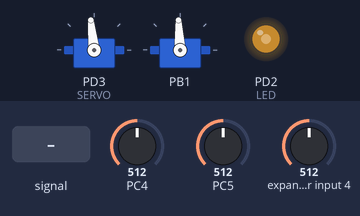
Simulated run of this program. Board: ATmega328P, built with avr-gcc and emulated at 16 MHz. Shown: 2 × servo, output pins drawn as LEDs (lit = HIGH). Inputs (shaded band) come from the test bench; at power-on: PC5 = 512, PC4 = 512, expander input 4 = 512. Servo pulses on a pin are drawn as a servo (544–2400 µs = 0–180°).

Above: at 1.2 s.
1.3 s: PC5 fed a 200 Hz sine of ±255 counts around its level
4.3 s: PC5 set to 900
5.8 s: PC4 set to 716
At 6.4 s:
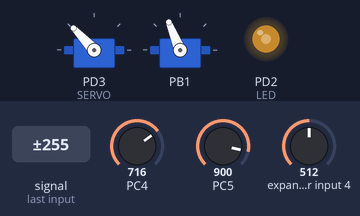
7.3 s: expander input 4 set to 716
At 8.3 s:
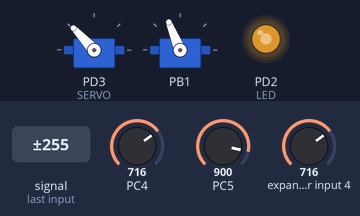
8.8 s: PC5 set to 1023
At 9.7 s:
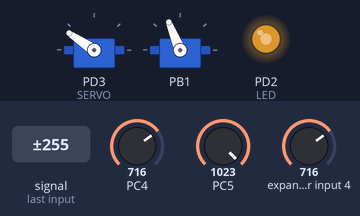
10.3 s: PC4 set to 900
At 11.0 s:
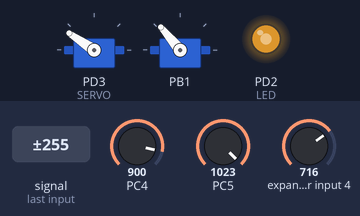
Timing chart, 0 to 12.8 s (numbered marks = the images above; inputs shaded):
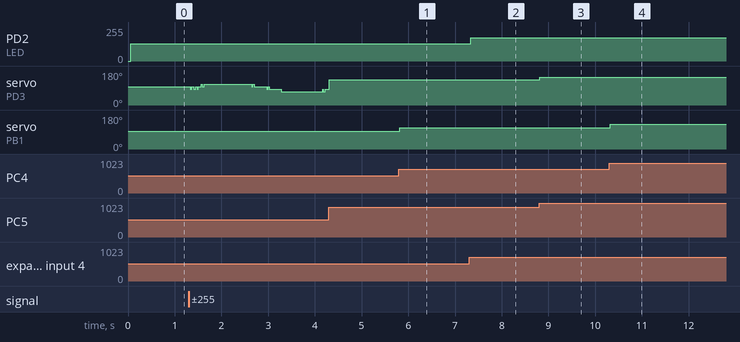

The program:

main.c
```c
/*
 * NombreProgra.c
 *
 * Created:
 * Author: Omar Cabrera
 * Description: Laboratorio 5, control de un servo motor utilizando PWM del timer 2
 */
/****************************************/
// Encabezado (Libraries)

#define F_CPU 16000000UL
#include <avr/io.h>
#include <avr/interrupt.h>
#include <util/delay.h>
#include "PWM1/PWM1.h"
#include "PWM2/PWM2.h"
#include "TIMER0_INTERRUPCION/TIMER0_INTERRUPCION.h"

// PROTOTIPOS
void setup(void);
void initADC(void);

// VARIABLES GLOBALES
volatile uint8_t  canal_actual = 0;      // VARIABLE PARA EMPEZAR A HACER LECTURA EN EL CANAL ADC4
volatile uint8_t copia_adc4_ADCH = 0;	 // ALMACENA BYTE ALTO DEL ADC PARA EL POT4
volatile uint8_t copia_adc4_ADCL = 0;	// ALMACENA BYTE BAJO DEL ADC PARA EL POT4
volatile uint8_t copia_adc5_ADCH = 0;	 // ALMACENA BYTE ALTO DEL ADC PARA EL POT5
volatile uint8_t copia_adc5_ADCL = 0;	// ALMACENA BYTE BAJO DEL ADC PARA EL POT5
volatile uint8_t copia_adc6_ADCH = 0;	 // ALMACENA BYTE ALTO DEL ADC PARA EL POT6
volatile uint8_t copia_adc6_ADCL = 0;	// ALMACENA BYTE BAJO DEL ADC PARA EL POT6
volatile uint16_t valor_ADC4 = 0;		// ALMACENA LOS 10 BITS DEL ADC4
volatile uint16_t valor_ADC5 = 0;		// ALMACENA LOS 10 BITS DEL ADC5
volatile uint16_t pulso_servo4 = 3000;	// VARIABLE QUE CONTROLA EL CICLO DE TRABAJO PARA EL POT4, EMPIEZA CENTRADO
volatile uint16_t pulso_servo5 = 12; // VARIABLE QUE CONTROLA EL CICLO DE TRABAJO PARA EL POT5, EMPIEZA CENTRADO

// VARIABLES PARA CONTROLAR EL PWM DE FORMA MANUAL, LED EN PD2
volatile uint8_t contador_pwm = 0;
volatile uint8_t umbral_led = 0; // RANGO ESCOGIDO [0-100]
volatile uint16_t valor_ADC6 = 0;

int main(void)
{
	cli();
	setup();
	initADC();
	DDRD |= (1 << DDD2);

	// INICIALIZACIÓN DEL TIMER0 EN MODO CTC, PRESCALER DE 8, OCR0A = 200, INTERRUPCIÓN CADA 100 MICRO SEGUNDOS
	timer0_init(TIMER0_MODO_CTC, 8, 200);

	// HABILITAR INTERRUPCIÓN POR COMPARACIÓN A DEL TIMER0
	timer0_habilitar_interrupcion_compA();

	// TIMER 1, PARA SERVO EN PB1 (OC1A), NO INVERTIDO, MODO FAST PWM CON ICR, PRESCALER DE 8, ICR1 = 39,999
	initPWM1A(NO_INVERTIDO, MODO_FAST_PWM_ICR, 8, 39999);

	// TIMER 2, PARA SERVO EN PD3 (OC2B), NO INVERTIDO, MODO FAST PWM CON TOP EN OCRA, NO INVERTIDO, PRESCALER DE 1024, OCRA = 156
	initPWM2_Servo(1024, 156);

	// HABILITAR INTERRUPCIONES PARA EL ADC
	ADCSRA |= (1 << ADIE) | (1 << ADSC);

	sei();

	while (1) { }
}

void setup(void)
{
	// SIN PRESCALER DEL RELOJ PRINCIPAL, SE QUEDA EN 16 MHZ
	CLKPR = (1 << CLKPCE);
	CLKPR = 0;
}

void initADC(void)
{
	// INICIALIZACIÓN DE ADMUX
	ADMUX = 0;

	// VOLTAJE DE REFERENCIA, JUSTIFICACIÓN A LA DERECHA, ADC4 ACTIVADO
	ADMUX |= (1 << REFS0)|(1 << MUX2);

	// INICIALIZACIÓN DE ADCSRA
	ADCSRA = 0;

	// CONFIGRUACIÓN DEL REGISTRO ADCSRA: ADEN PARA ACTIVAR EL ADC, ADPS2,1,0 PARA TENER 125 KHZ
	 ADCSRA = (1 << ADEN) | (1 << ADPS2) | (1 << ADPS1) | (1 << ADPS0);
}

// ISR DEL ADC
ISR(ADC_vect)
{
	switch(canal_actual) {

		case 0:
		// LECTURA DEL ADCL Y ADCH PARA EL POT4
		copia_adc4_ADCL = ADCL;
		copia_adc4_ADCH = ADCH;

		// COMBINACIÓN PARA OBTENER LOS 10 BITS
		valor_ADC4 = (copia_adc4_ADCH << 8)|copia_adc4_ADCL;

		// SE MAPEA EL VALOR DEL ADC AL RANGO DEL SERVO CONTROLADO POR EL TIMER 1
		pulso_servo4 = 2000 + ((uint32_t)valor_ADC4*2000)/1023;

		// SE LLAMA A LA FUNCIÓN DE LA LIBRERÍA DEL PWM1 PARA ACTUALIZAR EL CICLO DE TRABAJO
		updateDutyCycle1A(pulso_servo4);

		// CAMBIAR A CANAL 5
		ADMUX = (1 << REFS0) | (1 << MUX2)|(1 << MUX0);
		canal_actual = 1;

		// INICIAR NUEVA CONVERSIÓN DEL ADC PARA PRÓXIMA LECTURA
		ADCSRA |= (1 << ADSC);
		break;

		case 1:
		// LECTURA DEL ADCL Y ADCH PARA EL POT5
		copia_adc5_ADCL = ADCL;
		copia_adc5_ADCH = ADCH;

		// COMBINACIÓN PARA OBTENER LOS 10 BITS
		valor_ADC5 = (copia_adc5_ADCH << 8)|copia_adc5_ADCL;

		// SE MAPEA EL VALOR DEL ADC AL RANGO DEL SERVO CONTROLADO POR EL TIMER 2
		pulso_servo5 = 8 + ((uint32_t)valor_ADC5*8)/1023;

		// SE LLAMA A LA FUNCIÓN DE LA LIBRERÍA DEL PWM2 PARA ACTUALIZAR EL CICLO DE TRABAJO
		updateDutyCycle2B(pulso_servo5);

		// CAMBIAR A CANAL 6
		ADMUX = (1 << REFS0) | (1 << MUX2)|(1 << MUX1);
		canal_actual = 2;

		// INICIAR NUEVA CONVERSIÓN DEL ADC PARA PRÓXIMA LECTURA
		ADCSRA |= (1 << ADSC);
		break;

		case 2:
		// LECTURA DEL ADCL Y ADCH PARA EL POT4
		copia_adc6_ADCL = ADCL;
		copia_adc6_ADCH = ADCH;

		// COMBINACIÓN PARA OBTENER LOS 10 BITS
		valor_ADC6 = (copia_adc6_ADCH << 8)|copia_adc6_ADCL;

		// SE MAPEA EL VALOR DEL ADC AL UMBRAL DEL LED
		umbral_led = (uint8_t)(((uint32_t)valor_ADC6*100)/1023);

		// CAMBIAR A CANAL 4
		ADMUX = (1 << REFS0) | (1 << MUX2);
		canal_actual = 0;

		// INICIAR NUEVA CONVERSIÓN DEL ADC PARA PRÓXIMA LECTURA
		ADCSRA |= (1 << ADSC);
	}

}

// ISR DEL TIMER0
ISR(TIMER0_COMPA_vect){
	if (contador_pwm == 0){
		PORTD |= (1 << PORTD2); // EL LED SE ENCIENDE EN ALTO
	}
	if (contador_pwm == umbral_led){
		PORTD &= ~(1 << PORTD2); // APAGAR EL LED EN BAJO
	}
	contador_pwm ++;
	if (contador_pwm >=100){
		contador_pwm = 0;
	}
}
```

PWM1.c
```c
/*
 * PWM1.c
 *
 * Created: 14/04/2026 08:11:58
 *  Author: aleja
 */

#include "PWM1.h"

// FUNCIÓN AUXILIAR PARA ESCRIBIR UN VALOR DE 16 BITS EN UN REGISTRO, PRIMERO EL BYTE ALTO, LUEGO EL BAJO

static void Registro_16bits(volatile uint16_t *reg, uint16_t valor){
	*((volatile uint8_t*) reg + 1) = (valor >> 8);
	*((volatile uint8_t*) reg) = valor & 0xFF;
}

void initPWM1A(uint8_t invertido, uint8_t modo, uint16_t prescaler, uint16_t top){

	// SE CONFIGURA COMO SALIDA EL PB1 (OC1A)
	DDRB |= (1 << DDB1);

	// SE LIMPIAN LOS REGISTROS

	TCCR1A = 0;
	TCCR1B = 0;

	// CONFIGURACIÓN DE MODO INVERTIDO/ NO INVERTIDO EN 0C1A
	if (invertido){

		TCCR1A |= (1 << COM1A1)|(1 << COM1A0); // MODO INVERTIDO PB1
	}else{
		TCCR1A |= (1 << COM1A1); // MODO NO INVERTIDO
	}

	// CONFIGURACIÓN DEL MODO PWM

	switch(modo){

		// MODO 14: FAST PWM CON TOP = ICR1
		case MODO_FAST_PWM_ICR:
			TCCR1A |= (1 << WGM11);
			TCCR1B |= (1 << WGM13)|(1 << WGM12);
			Registro_16bits((volatile uint16_t*)& ICR1, top);
			break;

		// MODO 15: FAST PWM, TOP = OCR1A
		case MODO_FAST_PWM_OCR:
			TCCR1A |= (1 << WGM11)|(1 << WGM10);
			TCCR1B |= (1 << WGM13)|(1 << WGM12);
			Registro_16bits((volatile uint16_t*)& OCR1A, top);
			break;

		// MODO 8: PHASE CORRECT PWM, TOP = ICR1
		case MODO_PHASE_CORRECT:
			TCCR1A |= (1 << WGM11);
			TCCR1B |= (1 << WGM13);
			Registro_16bits((volatile uint16_t*)& ICR1, top);
			break;

		// MODO DEFAULT: 14

		default:
		TCCR1A |= (1 << WGM11);
		TCCR1B |= (1 << WGM13)|(1 << WGM12);
		Registro_16bits((volatile uint16_t*)& ICR1, top);
		break;
	}

	// CONFIGURACIÓN DEL PRESCALER (BITS CS12, CS11, CS10)

	switch (prescaler){

		case 1:
			TCCR1B |= (1 << CS10);
			break;
		case 8:
			TCCR1B |= (1 << CS11);
			break;
		case 64:
			TCCR1B |= (1 << CS11)|(1 << CS10);
			break;
		case 256:
			TCCR1B |= (1 << CS12);
			break;
		case 1024:
			TCCR1B |= (1 << CS12)|(1 << CS10);
			break;
		default:
			// PRESCALER DE 1 POR DEFECTO
			TCCR1B |= (1 << CS10);
			break;
	}
}

void initPWM1B(uint8_t invertido, uint8_t modo, uint16_t prescaler, uint16_t top){

	// SE CONFIGURA COMO SALIDA EL PB2 (OC1B)
	DDRB |= (1 << DDB2);

	// SE LIMPIAN LOS REGISTROS

	TCCR1A = 0;
	TCCR1B = 0;

	// CONFIGURACIÓN DE MODO INVERTIDO/ NO INVERTIDO EN 0C1A
	if (invertido){

		TCCR1A |= (1 << COM1B1)|(1 << COM1B0); // MODO INVERTIDO PB2
		}else{
		TCCR1A |= (1 << COM1B1); // MODO NO INVERTIDO
	}

	// CONFIGURACIÓN DEL MODO PWM

	switch(modo){

		// MODO 14: FAST PWM CON TOP = ICR1
		case MODO_FAST_PWM_ICR:
		TCCR1A |= (1 << WGM11);
		TCCR1B |= (1 << WGM13)|(1 << WGM12);
		Registro_16bits((volatile uint16_t*)& ICR1, top);
		break;

		// MODO 15: FAST PWM, TOP = OCR1A
		case MODO_FAST_PWM_OCR:
		TCCR1A |= (1 << WGM11)|(1 << WGM10);
		TCCR1B |= (1 << WGM13)|(1 << WGM12);
		Registro_16bits((volatile uint16_t*)& OCR1A, top);
		break;

		// MODO 8: PHASE CORRECT PWM, TOP = ICR1
		case MODO_PHASE_CORRECT:
		TCCR1A |= (1 << WGM11);
		TCCR1B |= (1 << WGM13);
		Registro_16bits((volatile uint16_t*)& ICR1, top);
		break;

		// MODO DEFAULT: 14

		default:
		TCCR1A |= (1 << WGM11);
		TCCR1B |= (1 << WGM13)|(1 << WGM12);
		Registro_16bits((volatile uint16_t*)& ICR1, top);
		break;
	}

	// CONFIGURACIÓN DEL PRESCALER (BITS CS12, CS11, CS10)

	switch (prescaler){

		case 1:
		TCCR1B |= (1 << CS10);
		break;
		case 8:
		TCCR1B |= (1 << CS11);
		break;
		case 64:
		TCCR1B |= (1 << CS11)|(1 << CS10);
		break;
		case 256:
		TCCR1B |= (1 << CS12);
		break;
		case 1024:
		TCCR1B |= (1 << CS12)|(1 << CS10);
		break;
		default:
		// PRESCALER DE 1 POR DEFECTO
		TCCR1B |= (1 << CS10);
		break;
	}
}

void updateDutyCycle1A(uint16_t valor)
{
	Registro_16bits((volatile uint16_t*)&OCR1A, valor);
}

void updateDutyCycle1B(uint16_t valor)
{
	Registro_16bits((volatile uint16_t*)&OCR1B, valor);
}

void setTop1(uint16_t top)
{
	Registro_16bits((volatile uint16_t*)&ICR1, top);
}
```

PWM1.h
```c
/*
 * PWM1.h
 *
 * Created: 14/04/2026 08:11:37
 *  Author: aleja
 */


#ifndef PWM1_H_
#define PWM1_H_


#include <avr/io.h>

// CONSTANTES PARA EL MODO INVERTIDO Y NO INVERTIDO

#define INVERTIDO 1
#define NO_INVERTIDO 0

// ALGUNOS MODOS DE OPERACIÓN DEL TIMER1, LOS MÁS ÚTILES PARA CONTROLAR UN SERVO MOTOR

#define MODO_FAST_PWM_ICR 0 // MODO 14: FAST PWM, TOP = ICR1
#define MODO_FAST_PWM_OCR 1 // MODO 15: FAST PWM, TOP = OCR1A
#define MODO_PHASE_CORRECT 2 // MODO 8: PHASE CORRECT, TOP = ICR1

// INICIALIZACIÓN DEL CANAL A DEL TIMER1 (OC1A) CON SUS RESPECTIVOS PARÁMETROS CONFIGURABLES

void initPWM1A(uint8_t invertido, uint8_t modo, uint16_t prescaler, uint16_t top);

// INICIALIZACIÓN DEL CANAL B DEL TIMER1 (OC1B) CON SUS RESPECTIVOS PARÁMETROS CONFIGURABLES

void initPWM1B(uint8_t invertido, uint8_t modo, uint16_t prescaler, uint16_t top);

// ACTUALIÇAZIÓN EL CICLO DE TRABAJO DEL CANAL A DONDE "valor" ES EL VALOR DE COMPARACIÓN (0 A TOP)

void updateDutyCycle1A(uint16_t valor);

// ACTUALIÇAZIÓN EL CICLO DE TRABAJO DEL CANAL B DONDE "valor" ES EL VALOR DE COMPARACIÓN (0 A TOP)

void updateDutyCycle1B(uint16_t valor);

// ESTABLECE EL VALOR DE TOP DONDE "top" ES EL NUEVO VALOR DE ICR1 (SI EL MODO LO SOPORTA)

void setTop1(uint16_t top);

#endif /* PWM1_H_ */
```

PWM1.c
```c
/*
 * PWM1.c
 *
 * Created: 14/04/2026 08:11:58
 *  Author: aleja
 */

#include "PWM1.h"

// FUNCIÓN AUXILIAR PARA ESCRIBIR UN VALOR DE 16 BITS EN UN REGISTRO, PRIMERO EL BYTE ALTO, LUEGO EL BAJO

static void Registro_16bits(volatile uint16_t *reg, uint16_t valor){
	*((volatile uint8_t*) reg + 1) = (valor >> 8);
	*((volatile uint8_t*) reg) = valor & 0xFF;
}

void initPWM1A(uint8_t invertido, uint8_t modo, uint16_t prescaler, uint16_t top){

	// SE CONFIGURA COMO SALIDA EL PB1 (OC1A)
	DDRB |= (1 << DDB1);

	// SE LIMPIAN LOS REGISTROS

	TCCR1A = 0;
	TCCR1B = 0;

	// CONFIGURACIÓN DE MODO INVERTIDO/ NO INVERTIDO EN 0C1A
	if (invertido){

		TCCR1A |= (1 << COM1A1)|(1 << COM1A0); // MODO INVERTIDO PB1
	}else{
		TCCR1A |= (1 << COM1A1); // MODO NO INVERTIDO
	}

	// CONFIGURACIÓN DEL MODO PWM

	switch(modo){

		// MODO 14: FAST PWM CON TOP = ICR1
		case MODO_FAST_PWM_ICR:
			TCCR1A |= (1 << WGM11);
			TCCR1B |= (1 << WGM13)|(1 << WGM12);
			Registro_16bits((volatile uint16_t*)& ICR1, top);
			break;

		// MODO 15: FAST PWM, TOP = OCR1A
		case MODO_FAST_PWM_OCR:
			TCCR1A |= (1 << WGM11)|(1 << WGM10);
			TCCR1B |= (1 << WGM13)|(1 << WGM12);
			Registro_16bits((volatile uint16_t*)& OCR1A, top);
			break;

		// MODO 8: PHASE CORRECT PWM, TOP = ICR1
		case MODO_PHASE_CORRECT:
			TCCR1A |= (1 << WGM11);
			TCCR1B |= (1 << WGM13);
			Registro_16bits((volatile uint16_t*)& ICR1, top);
			break;

		// MODO DEFAULT: 14

		default:
		TCCR1A |= (1 << WGM11);
		TCCR1B |= (1 << WGM13)|(1 << WGM12);
		Registro_16bits((volatile uint16_t*)& ICR1, top);
		break;
	}

	// CONFIGURACIÓN DEL PRESCALER (BITS CS12, CS11, CS10)

	switch (prescaler){

		case 1:
			TCCR1B |= (1 << CS10);
			break;
		case 8:
			TCCR1B |= (1 << CS11);
			break;
		case 64:
			TCCR1B |= (1 << CS11)|(1 << CS10);
			break;
		case 256:
			TCCR1B |= (1 << CS12);
			break;
		case 1024:
			TCCR1B |= (1 << CS12)|(1 << CS10);
			break;
		default:
			// PRESCALER DE 1 POR DEFECTO
			TCCR1B |= (1 << CS10);
			break;
	}
}

void initPWM1B(uint8_t invertido, uint8_t modo, uint16_t prescaler, uint16_t top){

	// SE CONFIGURA COMO SALIDA EL PB2 (OC1B)
	DDRB |= (1 << DDB2);

	// SE LIMPIAN LOS REGISTROS

	TCCR1A = 0;
	TCCR1B = 0;

	// CONFIGURACIÓN DE MODO INVERTIDO/ NO INVERTIDO EN 0C1A
	if (invertido){

		TCCR1A |= (1 << COM1B1)|(1 << COM1B0); // MODO INVERTIDO PB2
		}else{
		TCCR1A |= (1 << COM1B1); // MODO NO INVERTIDO
	}

	// CONFIGURACIÓN DEL MODO PWM

	switch(modo){

		// MODO 14: FAST PWM CON TOP = ICR1
		case MODO_FAST_PWM_ICR:
		TCCR1A |= (1 << WGM11);
		TCCR1B |= (1 << WGM13)|(1 << WGM12);
		Registro_16bits((volatile uint16_t*)& ICR1, top);
		break;

		// MODO 15: FAST PWM, TOP = OCR1A
		case MODO_FAST_PWM_OCR:
		TCCR1A |= (1 << WGM11)|(1 << WGM10);
		TCCR1B |= (1 << WGM13)|(1 << WGM12);
		Registro_16bits((volatile uint16_t*)& OCR1A, top);
		break;

		// MODO 8: PHASE CORRECT PWM, TOP = ICR1
		case MODO_PHASE_CORRECT:
		TCCR1A |= (1 << WGM11);
		TCCR1B |= (1 << WGM13);
		Registro_16bits((volatile uint16_t*)& ICR1, top);
		break;

		// MODO DEFAULT: 14

		default:
		TCCR1A |= (1 << WGM11);
		TCCR1B |= (1 << WGM13)|(1 << WGM12);
		Registro_16bits((volatile uint16_t*)& ICR1, top);
		break;
	}

	// CONFIGURACIÓN DEL PRESCALER (BITS CS12, CS11, CS10)

	switch (prescaler){

		case 1:
		TCCR1B |= (1 << CS10);
		break;
		case 8:
		TCCR1B |= (1 << CS11);
		break;
		case 64:
		TCCR1B |= (1 << CS11)|(1 << CS10);
		break;
		case 256:
		TCCR1B |= (1 << CS12);
		break;
		case 1024:
		TCCR1B |= (1 << CS12)|(1 << CS10);
		break;
		default:
		// PRESCALER DE 1 POR DEFECTO
		TCCR1B |= (1 << CS10);
		break;
	}
}

void updateDutyCycle1A(uint16_t valor)
{
	Registro_16bits((volatile uint16_t*)&OCR1A, valor);
}

void updateDutyCycle1B(uint16_t valor)
{
	Registro_16bits((volatile uint16_t*)&OCR1B, valor);
}

void setTop1(uint16_t top)
{
	Registro_16bits((volatile uint16_t*)&ICR1, top);
}
```

PWM1.h
```c
/*
 * PWM1.h
 *
 * Created: 14/04/2026 08:11:37
 *  Author: aleja
 */


#ifndef PWM1_H_
#define PWM1_H_


#include <avr/io.h>

// CONSTANTES PARA EL MODO INVERTIDO Y NO INVERTIDO

#define INVERTIDO 1
#define NO_INVERTIDO 0

// ALGUNOS MODOS DE OPERACIÓN DEL TIMER1, LOS MÁS ÚTILES PARA CONTROLAR UN SERVO MOTOR

#define MODO_FAST_PWM_ICR 0 // MODO 14: FAST PWM, TOP = ICR1
#define MODO_FAST_PWM_OCR 1 // MODO 15: FAST PWM, TOP = OCR1A
#define MODO_PHASE_CORRECT 2 // MODO 8: PHASE CORRECT, TOP = ICR1

// INICIALIZACIÓN DEL CANAL A DEL TIMER1 (OC1A) CON SUS RESPECTIVOS PARÁMETROS CONFIGURABLES

void initPWM1A(uint8_t invertido, uint8_t modo, uint16_t prescaler, uint16_t top);

// INICIALIZACIÓN DEL CANAL B DEL TIMER1 (OC1B) CON SUS RESPECTIVOS PARÁMETROS CONFIGURABLES

void initPWM1B(uint8_t invertido, uint8_t modo, uint16_t prescaler, uint16_t top);

// ACTUALIÇAZIÓN EL CICLO DE TRABAJO DEL CANAL A DONDE "valor" ES EL VALOR DE COMPARACIÓN (0 A TOP)

void updateDutyCycle1A(uint16_t valor);

// ACTUALIÇAZIÓN EL CICLO DE TRABAJO DEL CANAL B DONDE "valor" ES EL VALOR DE COMPARACIÓN (0 A TOP)

void updateDutyCycle1B(uint16_t valor);

// ESTABLECE EL VALOR DE TOP DONDE "top" ES EL NUEVO VALOR DE ICR1 (SI EL MODO LO SOPORTA)

void setTop1(uint16_t top);

#endif /* PWM1_H_ */
```

PWM2.c
```c
/*
 * PWM2.c
 *
 * Created: 14/04/2026 14:27:48
 *  Author: aleja
 */

#include "PWM2.h"

void initPWM2A(uint8_t invertido, uint8_t modo, uint16_t prescaler)
{
	DDRB |= (1 << DDB3);   // OC2A en PB3

	TCCR2A = 0;
	TCCR2B = 0;

	if (invertido) {
		TCCR2A |= (1 << COM2A1) | (1 << COM2A0);
		} else {
		TCCR2A |= (1 << COM2A1);
	}

	if (modo == FAST_PWM) {
		TCCR2A |= (1 << WGM21) | (1 << WGM20);   // Fast PWM, TOP=255
		} else if (modo == PHASE_PWM_8BIT)
		{
			TCCR2A |= (1 << WGM20);
		} else if (modo == PHASE_PWM_TOP_OCR2A)
		{
			TCCR2A |= (1 << WGM20);
			TCCR2B |= (1 << WGM22);
		}

	switch(prescaler) {
		case 1:    TCCR2B |= (1 << CS20); break;
		case 8:    TCCR2B |= (1 << CS21); break;
		case 32:   TCCR2B |= (1 << CS21) | (1 << CS20); break;
		case 64:   TCCR2B |= (1 << CS22); break;
		case 128:  TCCR2B |= (1 << CS22) | (1 << CS20); break;
		case 256:  TCCR2B |= (1 << CS22) | (1 << CS21); break;
		case 1024: TCCR2B |= (1 << CS22) | (1 << CS21) | (1 << CS20); break;
		default:   TCCR2B |= (1 << CS20); break;
	}
}

void initPWM2B(uint8_t invertido, uint8_t modo, uint16_t prescaler)
{
	DDRD |= (1 << DDD3);   // OC2B en PD3

	TCCR2A = 0;
	TCCR2B = 0;

	if (invertido) {
		TCCR2A |= (1 << COM2B1) | (1 << COM2B0);
		} else {
		TCCR2A |= (1 << COM2B1);
	}

	if (modo == FAST_PWM) {
		TCCR2A |= (1 << WGM21) | (1 << WGM20);   // Fast PWM, TOP=255
	} else if (modo == PHASE_PWM_8BIT)
	{
		TCCR2A |= (1 << WGM20);
	} else if (modo == PHASE_PWM_TOP_OCR2A)
	{
		TCCR2A |= (1 << WGM20);
		TCCR2B |= (1 << WGM22);
	}

	switch(prescaler) {
		case 1:    TCCR2B |= (1 << CS20); break;
		case 8:    TCCR2B |= (1 << CS21); break;
		case 32:   TCCR2B |= (1 << CS21) | (1 << CS20); break;
		case 64:   TCCR2B |= (1 << CS22); break;
		case 128:  TCCR2B |= (1 << CS22) | (1 << CS20); break;
		case 256:  TCCR2B |= (1 << CS22) | (1 << CS21); break;
		case 1024: TCCR2B |= (1 << CS22) | (1 << CS21) | (1 << CS20); break;
		default:   TCCR2B |= (1 << CS20); break;
	}
}

void initPWM2_Servo(uint16_t prescaler, uint8_t top)
{
	DDRD |= (1 << DDD3);  // SOLO EL PD3 (OC2B) QUEDA COMO SALIDA PARA CONTROLAR EL DUTY CYCLE DEL SERVO

	TCCR2A = 0;
	TCCR2B = 0;

	TCCR2A &= ~((1 << COM2A1)|(1 << COM2A0)); // CANAL A QUEDA DESCONECTADO, NO GENERA SALIDA EN PB3
	TCCR2A |= (1 << COM2B1); // CANAL B EN MODO NO INVERTIDO

	// MODO 5, PHASE CORRECT CON TOP EN OCRA
	TCCR2A |= (1 << WGM20);
	TCCR2B |= (1 << WGM22);

	OCR2A = top; // SE ESTABLECE EL TOP

	switch(prescaler){
		case 1: TCCR2B |= (1 << CS20); break;
		case 8: TCCR2B |= (1 << CS21); break;
		case 32: TCCR2B |= (1 << CS21)| (1 << CS20); break;
		case 64: TCCR2B |= (1 << CS22); break;
		case 128: TCCR2B |= (1 << CS22)| (1 << CS20); break;
		case 256: TCCR2B |= (1 << CS22)|(1 << CS21); break;
		case 1024: TCCR2B |= (1 << CS22)|(1 << CS21)|(1 << CS20); break;
		default: TCCR2B |= (1 << CS20); break;    // CASO DEFAULT, PRESCALER DE 1
	}
}
void updateDutyCycle2A(uint8_t ciclo)
{
	OCR2A = ciclo;
}

void updateDutyCycle2B(uint8_t ciclo)
{
	OCR2B = ciclo;
}
```

Source omitted: PWM2.h (672 bytes), TIMER0_INTERRUPCION.c (1216 bytes), TIMER0_INTERRUPCION.h (1352 bytes)

Measured:
- after the input at 5.8 s, servo on PB1: 93° → 112° at once
- after the input at 7.3 s, PD2 (LED): 128/255 → 176/255 at once
- after the input at 8.8 s, servo on PD3 (SERVO): 133° → 146° at once
- after the input at 10.3 s, servo on PB1: 112° → 130° at once
